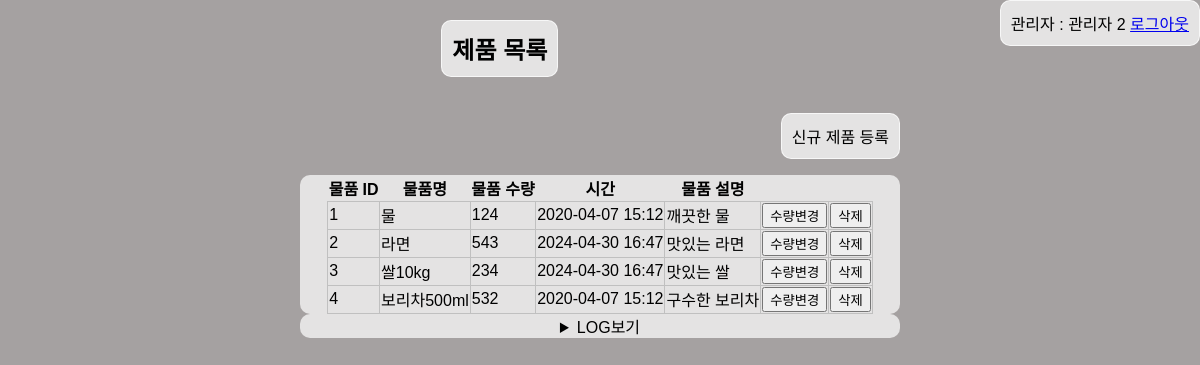
The app's page /crud/goods (signed in), older data.
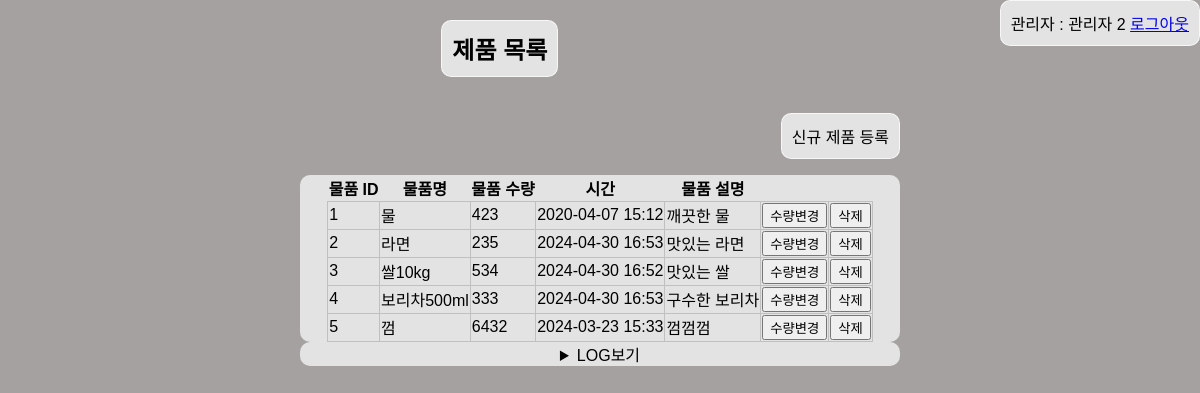
The same page, newer data.
### apps/crud/models.py (models this page shows, shortened)
class Representative(db.Model,UserMixin):
    __tablename__ = "Representative"
    id=db.Column(db.Integer, primary_key=True)
    username = db.Column(db.String, index=True)
    useremail = db.Column(db.String, unique=True, index=True)
    password_hash = db.Column(db.String)
    @property
    def password(self):
        raise AttributeError("읽어 드릴 수 없음")

class Item(db.Model):
    __tablename__ = "Items"
    id=db.Column(db.Integer, primary_key=True) #물품 고유 번호
    itemname=db.Column(db.String, unique=True, index=True)#물품 이름
    item_quantity=db.Column(db.Integer)#물품 수량
    time=db.Column(db.DateTime, default=datetime.now, onupdate=datetime.now)#입고 날짜
    item_description = db.Column(db.String)#물품 설명

### apps/crud/views.py (the view)
@crud.route("/goods")
@login_required
def goods():
    form = ItemForm()
    goods=Item.query.all()
    logs=Log.query.all()
    return render_template("crud/goods.html", goods = goods, logs=logs, form=form)

### apps/crud/forms.py
class ItemForm(FlaskForm):
    itemname = StringField(
        "물품명",
        validators=[
            DataRequired(message="물품명은 필수입니다."),
        ]
    )
    item_quantity=IntegerField(
        "수량",
        validators=[
            DataRequired(message="수량은 필수입니다."),
        ]
    )
    time=DateTimeField(
        "날짜 시간",
        format="%Y-%m-%d %H:%M",
        validators=[
            DataRequired(message="날짜,시간을 정확히 입력해주세요. 예시)2020-04-07 17:26")
        ]
    )
    item_description=TextAreaField(
        "물품 설명",
        validators=[
            DataRequired(message="설명을 제대로 작성해주세요.")
        ]
    )
    submit = SubmitField("신규 물품 등록")

### apps/crud/models.py (called while the page is built)
@login_master.user_loader
def load_user(user_id):
    return Representative.query.get(user_id)

### apps/crud/templates/crud/goods.html (shortened to what this page needs)
{% extends "crud/base.html" %}
{% block content %}
    <div class="title">
    <h2 class="h2">제품 목록</h2>
    </div>
    <div class="container">
    <p class="link"><a class="a" href="{{url_for('crud.create_goods',filename='style.css')}}">신규 제품 등록</a></p>
    <table class="table_goods">
        <tr>
            <th>물품 ID</th>
            <th>물품명</th>
            <th>물품 수량</th>
            <th>시간</th>
            <th>물품 설명</th>
        </tr>
        {% for item in goods%}
        <tr>
            <td>
                {{ item.id }}
            </td>
            <td>{{ item.itemname}}</td>
            <td>{{ item.item_quantity}}</td>
            <td>{{ item.time.strftime('%Y-%m-%d %H:%M')}}</td>
            <td>{{ item.item_description}}</td>
            <td>
                <a href="{{ url_for('crud.change_quantity',goods_id=item.id)}}"><button>수량변경</button></a>
            </td>
            <td>
                <form
                    action="{{url_for('crud.delete_goods', goods_itemname = item.itemname)}}"
                    method="POST"
                >
                    <input type="submit" value="삭제">
                </form>
            </td>
        </tr>
        {% endfor %}
    </table>
    <details class="details">
        <summary>LOG보기</summary>
    </details>
    </div>
{% endblock %}

### apps/crud/templates/crud/base.html (shortened to what this page needs)
<!DOCTYPE html>
<html lang="ko">
<head>
    <link rel="stylesheet" href="{{url_for('crud.static',filename='style.css')}}"/>
</head>
<body>
    <div>
        {% if current_user.is_authenticated %}
        <span class="login">
            <span>관리자 : </span>
            <span>{{ current_user.username }}</span>
            <span><a href="{{url_for('auth.logout')}}">로그아웃</a></span>
        </span>
        {% endif %}
    </div>
    {% block content %}{% endblock %}
</body>
</html>

### apps/crud/static/style.css (style rules this page uses)
table { border-collapse: collapse; }
.login { float: inline-end; padding: 10px; border: 1px solid hsl(0, 0%, 100%, 0.7); border-radius: 10px; background-color: hsl(0, 0%, 100%, 0.7); }
.title { display:flex; justify-content: center; align-items: center; }
.h2 { padding: 10px; border: 1px solid hsl(0, 0%, 100%, 0.7); border-radius: 10px; background-color: hsl(0, 0%, 100%, 0.7); }
.link { display:flex; align-items: center; flex-direction: row-reverse }
.a { color: inherit; text-decoration: none; padding: 10px; border: 1px solid hsl(0, 0%, 100%, 0.7); border-radius: 10px; background-color: hsl(0, 0%, 100%, 0.7); }
td { border: 1px solid #c0c0c0; }
html { background-color: rgb(165, 161, 161); }
body { font-family: Arial, sans-serif; margin: 0; padding: 0; }
.container { background-size: cover; background-repeat: no-repeat; padding: 0 300px 0 300px; }
.table_goods { border-radius: 10px; background-color: hsl(0, 0%, 100%, 0.7); display: flex; justify-content: center; align-items: center; }
.details { background-color: hsla(0, 0%, 100%, 0.7); border-radius: 10px; display: flex; justify-content: center; align-items: center; }

Row changes from the older to the newer data that the page shows:
changed Item "깨끗한 물": item_quantity "124" → "423"
changed Item "라면": item_quantity "543" → "235"; time "2024-04-30 16:47" → "2024-04-30 16:53"
changed Item "쌀10kg": item_quantity "234" → "534"; time "2024-04-30 16:47" → "2024-04-30 16:52"
changed Item "보리차500ml": item_quantity "532" → "333"; time "2020-04-07 15:12" → "2024-04-30 16:53"
added Item: id "5", itemname "껌", item_quantity "6432", time "2024-03-23 15:33", item_description "껌껌껌"
